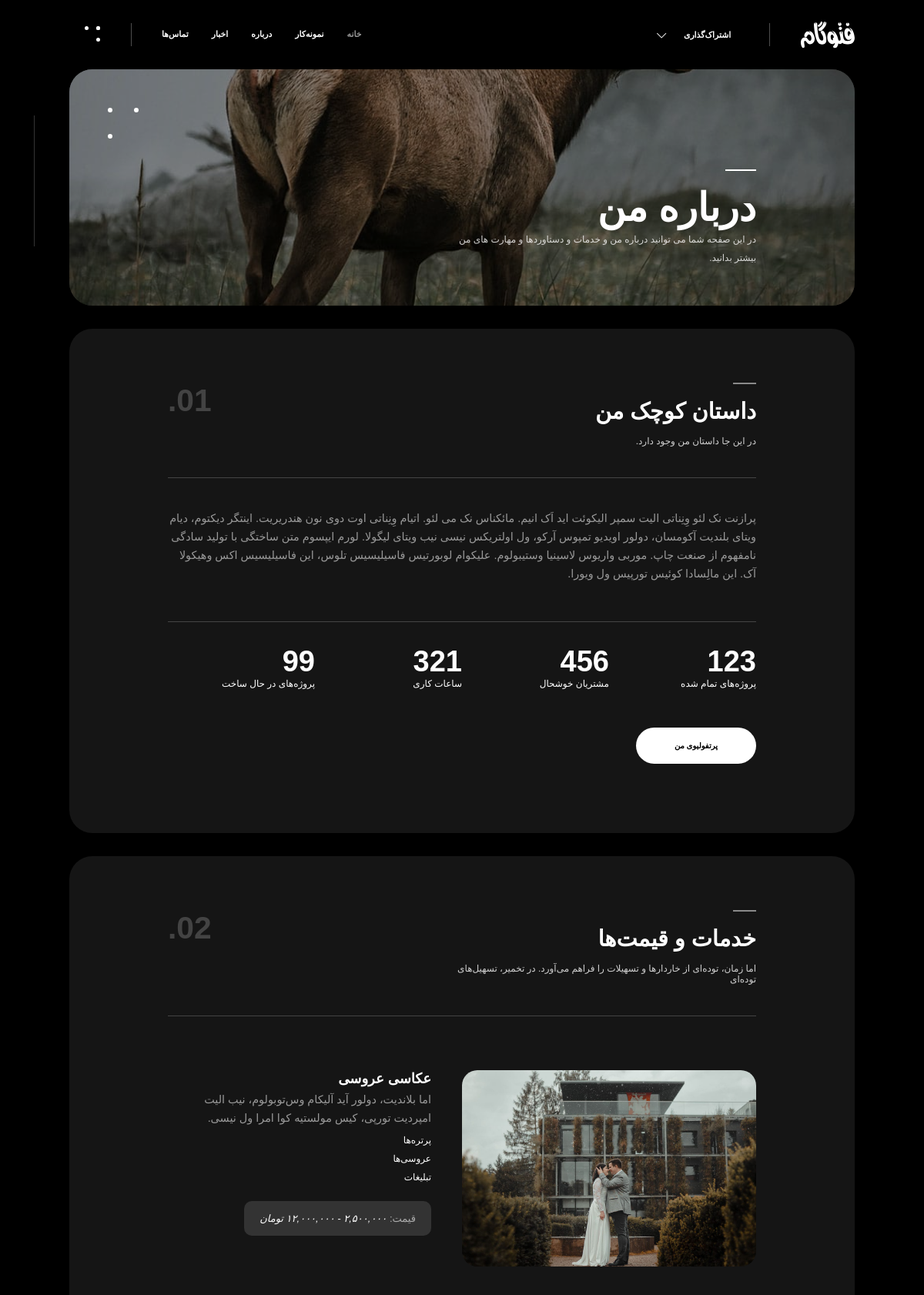
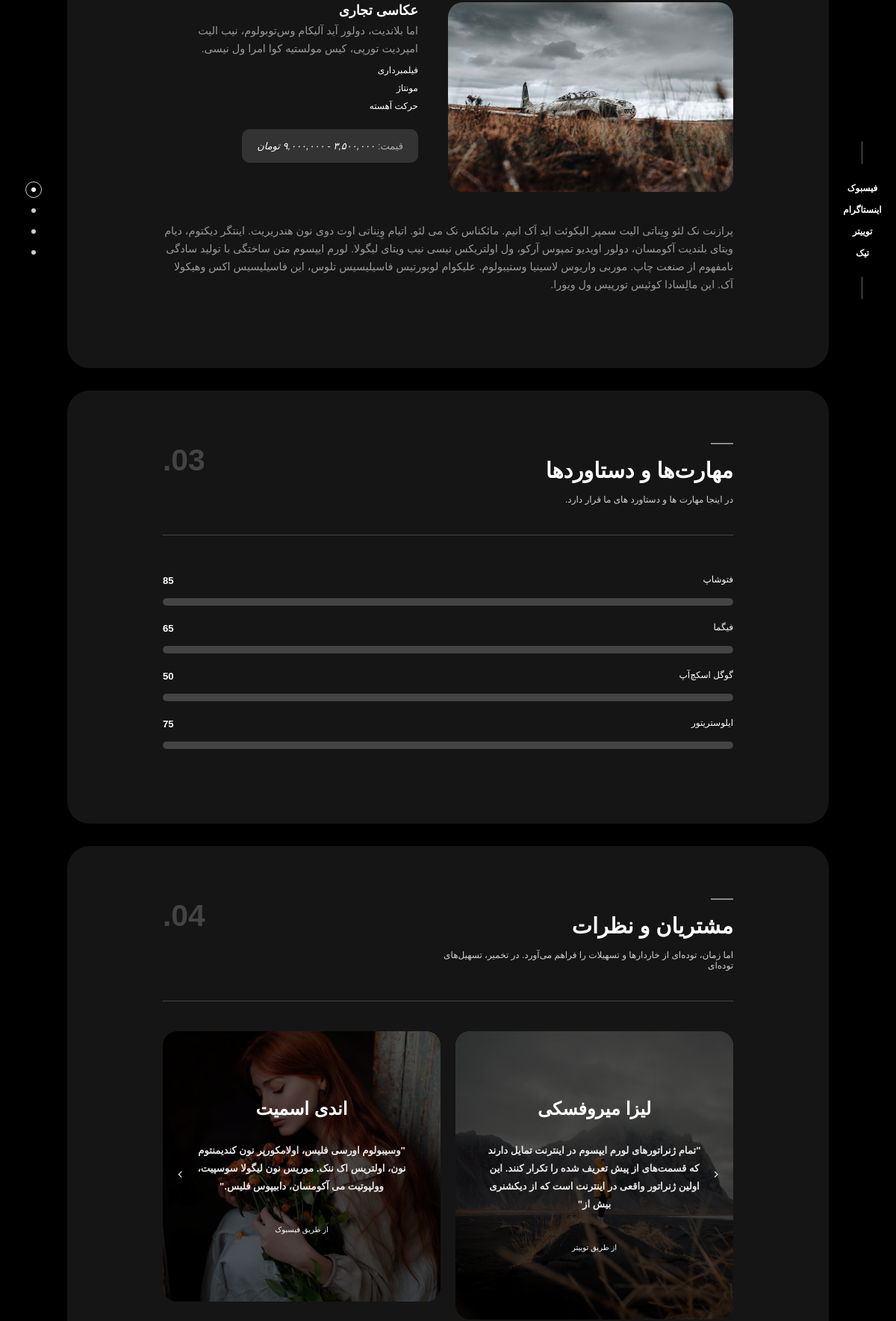
The page /about/ (upper part) on the database its author committed (2 pictures, top to bottom).
### home/models.py (models this page shows, shortened)
class About(models.Model):
    description = models.TextField()
    project = models.ManyToManyField(YourProject)
    skill = models.ManyToManyField(YourSkill)

class YourProject(models.Model):
    project_name = models.CharField(max_length=100)
    project_number = models.IntegerField()

class YourSkill(models.Model):
    skill_name = models.CharField(max_length=100)
    skill_percent = models.IntegerField(help_text='out of 100')

### home/views.py (the view)
# urls.py: path('about/', views.AboutView.as_view(), name='about'),
class AboutView(View):
    template_name = 'home/about.html'
    def get(self, request):
        about = get_object_or_404(About)
        return render(request, self.template_name, {'about': about})

### home/templates/home/about.html (shortened to what this page needs)
{% extends 'base.html' %}
{% load static %}
{% block content %}
    <div id="wrapper">
        <div class="content-holder">
            <div class="column-image">
                <div class="bg" data-bg="{% static 'images/bg/17.jpg' %}"></div>
                <div class="overlay"></div>
                <div class="column-title">
                    <h2>درباره من</h2>
                    <h3>در این صفحه شما می توانید درباره من و خدمات و دستاوردها و مهارت های من بیشتر بدانید.</h3>
                </div>
                <div class="ci_dec"><span></span></div>
            </div>
            <div class="column-wrapper">
                <section id="sec1">
                    <div class="container small-container">
                        <div class="section-title fl-wrap">
                            <h3>داستان کوچک من</h3>
                            <h4>در این جا داستان من وجود دارد.</h4>
                            <div class="section-number">01.</div>
                        </div>
                        <div class="column-wrapper_item fl-wrap">
                            <div class="column-wrapper_text fl-wrap">
                                <p>{{ about.description }}</p>
                                <div class="inline-facts-holder fl-wrap">
                                    {% for i in about.project.all %}
                                        <div class="inline-facts">
                                            <div class="milestone-counter">
                                                <div class="stats animaper">
                                                    <div class="num" data-content="{{ i.project_number }}"
                                                         data-num="{{ i.project_number }}">{{ i.project_number }}</div>
                                                </div>
                                            </div>
                                            <h6>{{ i.project_name }}</h6>
                                        </div>
                                    {% endfor %}
                                </div>
                                <a href="portfolio.html" class="btn fl-btn">پرتفولیوی من</a>
                            </div>
                        </div>
                    </div>
                </section>
                <section id="sec2">
                    <div class="container small-container">
                        <div class="section-title fl-wrap">
                            <h3>خدمات و قیمت‌ها</h3>
                            <h4>اما زمان، توده‌ای از خاردارها و تسهیلات را فراهم می‌آورد. در تخمیر، تسهیل‌های
                                توده‌ای</h4>
                            <div class="section-number">02.</div>
                        </div>
                        <div class="column-wrapper_item fl-wrap">
                            <div class="column-wrapper_text fl-wrap">
                                <div class="serv-wrap fl-wrap">
                                    <div class="serv-item">
                                        <div class="serv-media">
                                            <img src="{% static 'images/folio/6.jpg' %}" alt="">
                                        </div>
                                        <div class="serv-text">
                                            <h4><a href="#">عکاسی عروسی</a></h4>
                                            <p> اما بلاندیت، دولور آید آلیکام وس‌توبولوم، نیب الیت امپردیت تورپی، کیس
                                                مولستیه کوا امرا ول نیسی.</p>
                                            <ul>
                                                <li><a href="#">پرتره‌ها</a></li>
                                                <li><a href="#">عروسی‌ها</a></li>
                                                <li><a href="#">تبلیغات</a></li>
                                            </ul>
                                            <div class="serv-price">قیمت:<span> ۲,۵۰۰,۰۰۰ - ۱۲,۰۰۰,۰۰۰ تومان</span>
                                            </div>
                                        </div>
                                    </div>
                                    <div class="serv-item">
                                        <div class="serv-media">
                                            <img src="{% static 'images/folio/17.jpg' %}" alt="">
                                        </div>
                                        <div class="serv-text">
                                            <h4><a href="#">عکاسی تجاری</a></h4>
                                            <p> اما بلاندیت، دولور آید آلیکام وس‌توبولوم، نیب الیت امپردیت تورپی، کیس
                                                مولستیه کوا امرا ول نیسی.</p>
                                            <ul>
                                                <li><a href="#">فیلمبرداری</a></li>
                                                <li><a href="#">مونتاژ</a></li>
                                                <li><a href="#">حرکت آهسته</a></li>
                                            </ul>
                                            <div class="serv-price">قیمت:<span> ۳,۵۰۰,۰۰۰ - ۹,۰۰۰,۰۰۰ تومان</span></div>
                                        </div>
                                    </div>
                                </div>
                                <p>پرازنت نک لئو وِنِناتی الیت سمپر الیکوئت اید اَک انیم. مائکناس نک می لئو. اتیام
                                    وِنِناتی اوت دوی نون هندریریت. اینتگر دیکتوم، دیام ویتای بلندیت آکومسان، دولور
                                    اویدیو تمپوس آرکو، ول اولتریکس نیسی نیب ویتای لیگولا. لورم ایپسوم متن ساختگی با
                                    تولید سادگی نامفهوم از صنعت چاپ. موربی واریوس لاسینیا وستیبولوم. علیکوام لوبورتیس
                                    فاسیلیسیس تلوس، این فاسیلیسیس اکس وهیکولا آک. این مالِسادا کوئیس تورپیس ول
                                    ویورا.</p>
                            </div>
                        </div>
                    </div>
                </section>
                <section id="sec3">
                    <div class="container small-container">
                        <div class="section-title fl-wrap">
                            <h3>مهارت‌ها و دستاوردها</h3>
                            <h4>در اینجا مهارت ها و دستاورد های ما قرار دارد.</h4>
                            <div class="section-number">03.</div>
                        </div>
                        <div class="column-wrapper_item fl-wrap">
                            <div class="column-wrapper_text fl-wrap">
                                <div class="skillbar-box animaper">
                                    {% for i in about.skill.all %}
                                        <div class="skillbar_item">
                                            <div class="custom-skillbar-title"><span>{{ i.skill_name }}</span></div>
                                            <div class="skill-bar-percent">{{ i.skill_percent }}</div>
                                            <div class="skillbar-bg" data-percent="{{ i.skill_percent }}%">
                                            </div>
                                        </div>
                                    {% endfor %}
                                </div>
                            </div>
                        </div>
                    </div>
                </section>
                <section id="sec4">
                    <div class="container small-container">
                        <div class="section-title fl-wrap">
                            <h3> مشتریان و نظرات</h3>
                            <h4>اما زمان، توده‌ای از خاردارها و تسهیلات را فراهم می‌آورد. در تخمیر، تسهیل‌های
                                توده‌ای</h4>
                            <div class="section-number">04.</div>
                        </div>
                    </div>
                    <div class="container small-container">
                        <div class="testimonilas-carousel">
                            <div class="swiper-container">
                                <div class="swiper-wrapper">
                                    <div class="swiper-slide">
                                        <div class="testi-item_wrap">
                                            <div class="testi-item">
                                                <h3>لیزا میروفسکی</h3>
                                                <p>"تمام ژنراتورهای لورم ایپسوم در اینترنت تمایل دارند که قسمت‌های از
                                                    پیش تعریف شده را تکرار کنند. این اولین ژنراتور واقعی در اینترنت است
                                                    که از دیکشنری بیش از"</p>
                                                <a href="#" class="teti-link" target="_blank">از طریق توییتر</a>
                                            </div>
                                            <div class="bg" data-bg="{% static 'images/folio/5.jpg' %}"></div>
                                            <div class="overlay"></div>
                                        </div>
                                    </div>
                                    <div class="swiper-slide">
                                        <div class="testi-item_wrap">
                                            <div class="testi-item ">
                                                <h3>اندی اسمیت</h3>
                                                <p>"وسیبولوم اورسی فلیس، اولامکورپر نون کندیمنتوم نون، اولتریس اک ننک.
                                                    موریس نون لیگولا سوسپیت، وولپوتیت می آکومسان، دابیپوس فلیس."</p>
                                                <a href="#" class="teti-link" target="_blank">از طریق فیسبوک</a>
                                            </div>
                                            <div class="bg" data-bg="{% static 'images/folio/8.jpg' %}"></div>
                                            <div class="overlay"></div>
                                        </div>
                                    </div>
                                </div>
                            </div>
                            <div class="single_slider_btn hsc-next"><i class="fal fa-angle-right"></i></div>
                            <div class="single_slider_btn hsc-prev"><i class="fal fa-angle-left"></i></div>
                        </div>
                    </div>
                </section>
            </div>
            <div class="fixed-bottom-container">
                <div class="page-scroll-nav">
                    <nav class="scroll-init">
                        <ul>
                            <li><a href="#sec1" class="act-sec"></a><span>درباره</span></li>
                            <li><a href="#sec2"></a><span>خدمات</span></li>
                            <li><a href="#sec3"></a><span>مهارت‌ها</span></li>
                            <li><a href="#sec4"></a><span>مشتریان</span></li>
                        </ul>
                    </nav>
                </div>
            </div>
        </div>
    </div>
{% endblock %}

### templates/base.html (shortened to what this page needs)
{% load static %}
<!DOCTYPE HTML>
<html lang="fa" dir="rtl">
{% include 'inc/head.html' %}
<body>
<div id="main">
    {% include 'inc/header.html' %}
    {% block content %}{% endblock %}
    {% include 'inc/aside_column.html' %}
</div>
</body>
</html>

### templates/inc/head.html (shortened to what this page needs)
{% load static %}
<head>
    <link rel="stylesheet"
          href="https://cdn.jsdelivr.net/gh/rastikerdar/vazirmatn@33.003/misc/Farsi-Digits/Vazirmatn-FD-font-face.css"/>
    <link type="text/css" rel="stylesheet" href="{% static 'css/plugins.css' %}">
    <link type="text/css" rel="stylesheet" href="{% static 'css/style.css' %}">
</head>

### templates/inc/loader.html (shortened to what this page needs)
{% load static %}

### templates/inc/header.html (shortened to what this page needs)
{% load static %}
<header class="main-header">
    <div class="main-inner">
        <a href="{% url 'home:home' %}" class="logo-holder"><img src="{% static 'images/logo-w.svg' %}" alt=""></a>
        <div class="sb-button c_sb"><span></span></div>
        <div class="share-btn isShare show-share"><span>اشتراک‌گذاری  <i class="fal fa-chevron-up"></i></span></div>
        <div class="nav-holder main-menu">
            <nav>
                <ul>
                    <li>
                        <a href="{% url 'home:home' %}" class="act-link">خانه </a>
                    </li>
                    <li>
                        <a href="{% url 'portfo:portfolio' %}">نمونه‌کار </a>
                    </li>
                    <li>
                        <a href="{% url 'home:about' %}">درباره</a>
                    </li>
                    <li>
                        <a href="{% url 'portfo:blog' %}">اخبار</a>
                    </li>
                    <li>
                        <a href="{% url 'home:contact' %}">تماس‌ها</a>
                    </li>
                </ul>
            </nav>
        </div>
        <div class="share-wrapper">
            <div class="share-inner">
                <div class="share-container"></div>
            </div>
        </div>
    </div>
</header>

### templates/inc/aside_column.html
{% load static %}
<div class="aside-column">
    <div class="header_social">
        <ul>
            <li><a href="#" target="_blank">فیسبوک</a></li>
            <li><a href="#" target="_blank">اینستاگرام</a></li>
            <li><a href="#" target="_blank">توییتر</a></li>
            <li><a href="#" target="_blank">تیک</a></li>
        </ul>
    </div>
</div>

### templates/inc/footer.html (shortened to what this page needs)
{% load static %}

### templates/inc/sidebar.html (shortened to what this page needs)
{% load static %}

### rows shown on the page
About: description "پرازنت نک لئو وِنِناتی الیت سمپر الیکوئت اید اَک انیم. مائکناس نک می لئو. اتیام وِنِناتی اوت دوی نون هندریریت. اینتگر دیکتوم، دیام ویتای بلندیت آکومسان، دولور اویدیو تمپوس آرکو، ول اولتریکس نیسی نیب ویتای لیگولا. لورم ایپسوم متن ساختگی با تولید سادگی نامفهوم از صنعت چاپ. موربی واریوس لاسینیا وستیبولوم. علیکوام لوبورتیس فاسیلیسیس تلوس، این فاسیلیسیس اکس وهیکولا آک. این مالِسادا کوئیس تورپیس ول ویورا."
YourProject: project_number "123", project_name "پروژه‌های تمام شده"
YourProject: project_number "456", project_name "مشتریان خوشحال"
YourProject: project_number "321", project_name "ساعات کاری"
YourProject: project_number "99", project_name "پروژه‌های در حال ساخت"
YourSkill: skill_name "فتوشاپ", skill_percent "85"
YourSkill: skill_name "فیگما", skill_percent "65"
YourSkill: skill_name "گوگل اسکچ‌آپ", skill_percent "50"
YourSkill: skill_name "ایلوستریتور", skill_percent "75"
